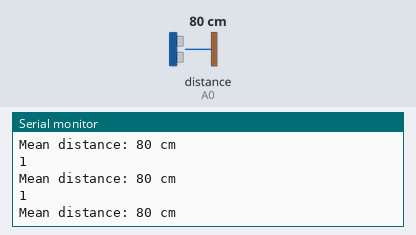
This sketch was run on a simulated Arduino Uno, built with avr-gcc and run on an emulated ATmega328P. On the bench: the last lines printed to the serial monitor. The test bench sets the inputs (shaded band); at power-on: distance to the obstacle (sensor on A0) 80 cm. The echo pulse lasts 58.3 µs per cm; no radio packets arrive unless stated.

Above: at 1.2 s.
1.3 s: distance to the obstacle (sensor on A0) set to 2 cm
At 1.35 s:
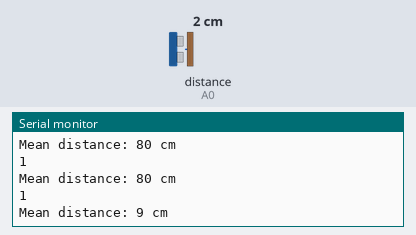
2.8 s: distance to the obstacle (sensor on A0) set to 18 cm
At 2.81 s:
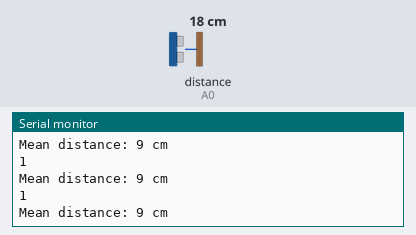
5.8 s: distance to the obstacle (sensor on A0) set to 9 cm
At 5.81 s:
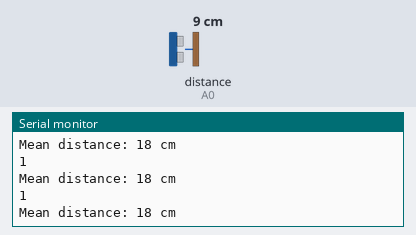
Timing chart, 0 to 8.8 s (numbered marks = the images above; inputs shaded):
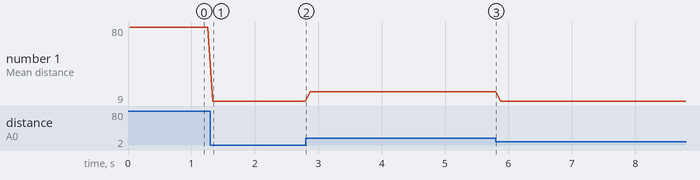

Measured:
- after the input at 1.3 s, the serial monitor: prints a new line at once (image 1)
- plotted number 1: 80 → 9 after the input at 1.3 s, 9 → 18 after the input at 2.8 s, 18 → 9 after the input at 5.8 s

The sketch:

new_micro_2_sender.ino
```cpp
#include <SPI.h>
#include <nRF24L01.h>
#include <RF24.h>
#include <SharpIR.h>
#define model 1080
#define sharpPin A0

RF24 radio(9, 10); // CE, CSN
const byte address[6] = "00001";

SharpIR mySensor = SharpIR(sharpPin, model);

int distance_cm;

//const int trigPin = 4;
//const int echoPin = 5;
// defines variables
//long duration;
//int distance;

void setup() {
  // put your setup code here, to run once:
//  pinMode(trigPin, OUTPUT); // Sets the trigPin as an Output
//  pinMode(echoPin, INPUT); // Sets the echoPin as an Input
  radio.begin();
  radio.openWritingPipe(address);
  radio.setPALevel(RF24_PA_MAX);
  radio.stopListening();
  Serial.begin(9600);
}

void loop() {
//  // Clears the trigPin
//  digitalWrite(trigPin, LOW);
//  // Sets the trigPin on HIGH state for 10 micro seconds
//  digitalWrite(trigPin, HIGH);
//  digitalWrite(trigPin, LOW);
//  // Reads the echoPin, returns the sound wave travel time in microseconds
//  duration = pulseIn(echoPin, HIGH);
//  // Calculating the distance
//  distance = duration * 0.034 / 2;
  distance_cm = mySensor.distance();

  // Print the measured distance to the serial monitor:
  Serial.print("Mean distance: ");
  Serial.print(distance_cm);
  Serial.println(" cm");

  if(distance_cm > 50) {
    radio.begin();
    const char text_barrier1[] = "PASS";
    bool ok = radio.write(&text_barrier1, sizeof(text_barrier1)); // Send the data
    Serial.println(ok);
  } else {
    radio.begin();
    const char text_barrier1[] = "WARNING";
    bool ok = radio.write(&text_barrier1, sizeof(text_barrier1)); // Send the data
    Serial.println(ok);
  }

  delay(50);
}
```
